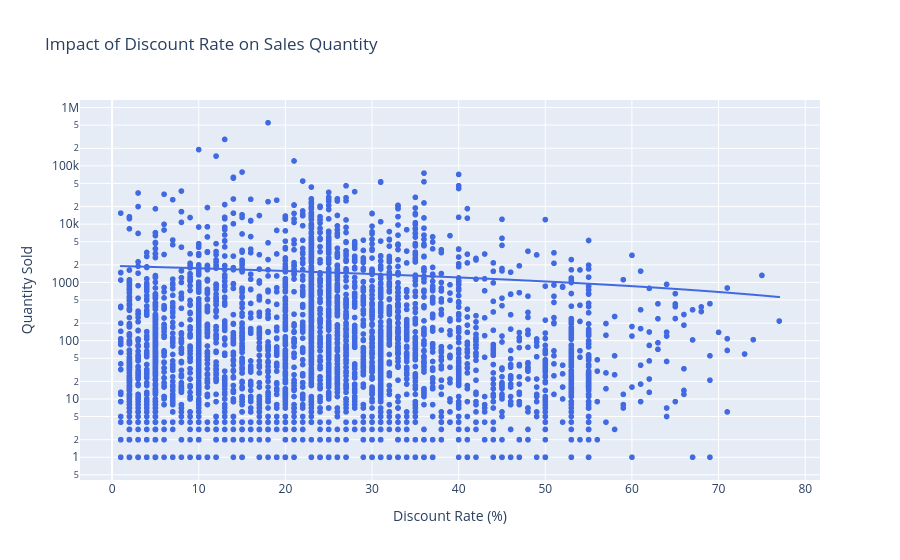

Notebook code for this chart:
### Markdown cell above
### **6.4. Impact of Discounts on Sales**

**Câu hỏi:** Tỷ lệ giảm giá có thực sự thúc đẩy số lượng bán hàng hay không?

**Phương pháp:** Sử dụng biểu đồ phân tán (Scatter Plot) với đường hồi quy tuyến tính để tìm mối tương quan giữa `discount_rate` và `quantity_sold`.

### Code cell
if 'discount_rate' in df.columns and 'quantity_sold' in df.columns:
    df_discount = df[(df['discount_rate'] > 0) & (df['quantity_sold'] > 0)]
    fig6 = px.scatter(df_discount, x='discount_rate', y='quantity_sold',
                     title='Impact of Discount Rate on Sales Quantity',
                     labels={'discount_rate': 'Discount Rate (%)', 'quantity_sold': 'Quantity Sold'},
                     log_y=True, trendline='ols')
    fig6.update_traces(marker=dict(color='royalblue'))
    fig6.show()

### Figure 1 — Plotly figure (JSON) as saved in the notebook; plotly's stock layout.template omitted (floating-point values rounded to 4 significant figures; data arrays with more than 128 entries replaced by an {"elided": "..."} marker saying what was removed)
{"data": [{"hovertemplate": "Discount Rate (%)=%{x}<br>Quantity Sold=%{y}<extra></extra>", "legendgroup": "", "marker": {"color": "royalblue", "symbol": "circle"}, "mode": "markers", "name": "", "showlegend": false, "type": "scattergl", "x": {"elided": "3831 float values"}, "xaxis": "x", "y": {"elided": "3831 float values"}, "yaxis": "y"}, {"hovertemplate": "<b>OLS trendline</b><br>quantity_sold = -17.6951 * discount_rate + 1923.57<br>R<sup>2</sup>=0.000496<br><br>Discount Rate (%)=%{x}<br>Quantity Sold=%{y} <b>(trend)</b><extra></extra>", "legendgroup": "", "marker": {"color": "royalblue", "symbol": "circle"}, "mode": "lines", "name": "", "showlegend": false, "type": "scattergl", "x": {"elided": "3831 float values"}, "xaxis": "x", "y": {"elided": "3831 float values"}, "yaxis": "y"}], "layout": {"legend": {"tracegroupgap": 0}, "title": {"text": "Impact of Discount Rate on Sales Quantity"}, "xaxis": {"anchor": "y", "domain": [0, 1], "title": {"text": "Discount Rate (%)"}}, "yaxis": {"anchor": "x", "domain": [0, 1], "title": {"text": "Quantity Sold"}, "type": "log"}}}
